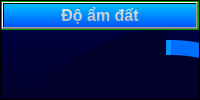
                        <widget class="QFrame" name="Top_Para_frame_1">
                         <property name="styleSheet">
                          <string notr="true">background-color: qlineargradient(spread:pad, x1:1, y1:1, x2:1, y2:0, stop:0 rgba(0, 0, 42, 255), stop:1 rgba(0, 0, 70, 255));</string>
                         </property>
                         <property name="frameShape">
                          <enum>QFrame::StyledPanel</enum>
                         </property>
                         <property name="frameShadow">
                          <enum>QFrame::Raised</enum>
                         </property>
                         <layout class="QVBoxLayout" name="verticalLayout_40">
                          <property name="spacing">
                           <number>0</number>
                          </property>
                          <property name="leftMargin">
                           <number>0</number>
                          </property>
                          <property name="topMargin">
                           <number>0</number>
                          </property>
                          <property name="rightMargin">
                           <number>0</number>
                          </property>
                          <property name="bottomMargin">
                           <number>0</number>
                          </property>
                          <item alignment="Qt::AlignTop">
                           <widget class="QFrame" name="Top_Para_frame1_header">
                            <property name="styleSheet">
                             <string notr="true">background-color: rgb(0, 200, 0);</string>
                            </property>
                            <property name="frameShape">
                             <enum>QFrame::StyledPanel</enum>
                            </property>
                            <property name="frameShadow">
                             <enum>QFrame::Raised</enum>
                            </property>
                            <layout class="QVBoxLayout" name="verticalLayout_34">
                             <property name="spacing">
                              <number>0</number>
                             </property>
                             <property name="leftMargin">
                              <number>0</number>
                             </property>
                             <property name="topMargin">
                              <number>0</number>
                             </property>
                             <property name="rightMargin">
                              <number>0</number>
                             </property>
                             <property name="bottomMargin">
                              <number>0</number>
                             </property>
                             <item>
                              <widget class="QPushButton" name="Top_Para_header1">
                               <property name="font">
                                <font>
                                 <family>Segoe UI</family>
                                 <pointsize>12</pointsize>
                                 <weight>75</weight>
                                 <bold>true</bold>
                                </font>
                               </property>
                               <property name="styleSheet">
                                <string notr="true">color: qlineargradient(spread:pad, x1:1, y1:1, x2:1, y2:0, stop:0 rgba(171, 171, 171, 255), stop:1 rgba(239, 239, 239, 255));
background-color: qlineargradient(spread:pad, x1:1, y1:1, x2:1, y2:0, stop:0 rgba(0, 85, 255, 255), stop:1 rgba(0, 192, 255, 255));</string>
                               </property>
                               <property name="text">
                                <string>Độ ẩm đất</string>
                               </property>
                              </widget>
                             </item>
                            </layout>
                           </widget>
                          </item>
                          <item>
                           <widget class="QFrame" name="Top_Para_frame1_body">
                            <property name="sizePolicy">
                             <sizepolicy hsizetype="Preferred" vsizetype="Expanding">
                              <horstretch>0</horstretch>
                              <verstretch>0</verstretch>
                             </sizepolicy>
                            </property>
                            <property name="styleSheet">
                             <string notr="true">background-color: rgba(0, 0, 0, 0);</string>
                            </property>
                            <property name="frameShape">
                             <enum>QFrame::StyledPanel</enum>
                            </property>
                            <property name="frameShadow">
                             <enum>QFrame::Raised</enum>
                            </property>
                            <widget class="QLabel" name="label_16">
                             <property name="geometry">
                              <rect>
                               <x>20</x>
                               <y>10</y>
                               <width>300</width>
                               <height>300</height>
                              </rect>
                             </property>
                             <property name="styleSheet">
                              <string notr="true">border-radius: 150px;
background-color: qconicalgradient(cx:0.5, cy:0.5, angle:90, stop:0.18408 rgba(10, 144, 255, 255), stop:0.358209 rgba(0, 102, 255, 255), stop:0.532338 rgba(0, 74, 255, 255), stop:0.696517 rgba(0, 55, 255, 255), stop:0.895522 rgba(0, 111, 255, 255));
</string>
                             </property>
                             <property name="text">
                              <string/>
                             </property>
                            </widget>
                            <widget class="QLabel" name="label_17">
                             <property name="geometry">
                              <rect>
                               <x>35</x>
                               <y>25</y>
                               <width>270</width>
                               <height>270</height>
                              </rect>
                             </property>
                             <property name="font">
                              <font>
                               <family>Segoe UI</family>
                               <pointsize>16</pointsize>
                              </font>
                             </property>
                             <property name="styleSheet">
                              <string notr="true">background-color: rgb( 0, 0, 42);
border-radius: 135;
color: qlineargradient(spread:pad, x1:1, y1:1, x2:1, y2:0, stop:0 rgba(171, 171, 171, 255), stop:1 rgba(239, 239, 239, 255));</string>
                             </property>
                             <property name="text">
                              <string>ĐỘ ẨM</string>
                             </property>
                             <property name="alignment">
                              <set>Qt::AlignCenter</set>
                             </property>
                            </widget>
                            <widget class="QLabel" name="label_23">
                             <property name="geometry">
                              <rect>
                               <x>0</x>
                               <y>0</y>
                               <width>330</width>
                               <height>330</height>
                              </rect>
                             </property>
                             <property name="styleSheet">
                              <string notr="true">border-radius:165px;
background-color:  qconicalgradient(cx:0.5, cy:0.5, angle:90, stop:0.38806 rgba(0, 0, 42, 255), stop:0.39801 rgba(0, 0, 42, 0));

</string>
                             </property>
                             <property name="text">
                              <string/>
                             </property>
                            </widget>
                            <widget class="QSlider" name="verticalSlider">
                             <property name="geometry">
                              <rect>
                               <x>670</x>
                               <y>10</y>
                               <width>22</width>
                               <height>281</height>
                              </rect>
                             </property>
                             <property name="orientation">
                              <enum>Qt::Vertical</enum>
                             </property>
                            </widget>
                            <widget class="QLabel" name="label_24">
                             <property name="geometry">
                              <rect>
                               <x>130</x>
                               <y>180</y>
                               <width>351</width>
                               <height>1</height>
                              </rect>
                             </property>
                             <property name="styleSheet">
                              <string notr="true">background-color: qlineargradient(spread:reflect, x1:0, y1:1, x2:0, y2:0, stop:0.109453 rgba(181, 181, 181, 255), stop:0.40796 rgba(217, 217, 217, 255), stop:0.895522 rgba(246, 246, 246, 255));</string>
                             </property>
                             <property name="text">
                              <string/>
                             </property>
                            </widget>
                            <widget class="QLabel" name="label_25">
                             <property name="geometry">
                              <rect>
                               <x>390</x>
                               <y>90</y>
                               <width>131</width>
                               <height>71</height>
                              </rect>
                             </property>
                             <property name="styleSheet">
                              <string notr="true">color: qlineargradient(spread:pad, x1:1, y1:1, x2:1, y2:0, stop:0 rgba(171, 171, 171, 255), stop:1 rgba(239, 239, 239, 255));</string>
                             </property>
                             <property name="text">
                              <string/>
                             </property>
                            </widget>
                            <zorder>label_16</zorder>
                            <zorder>label_23</zorder>
                            <zorder>label_17</zorder>
                            <zorder>verticalSlider</zorder>
                            <zorder>label_24</zorder>
                            <zorder>label_25</zorder>
                           </widget>
                          </item>
                         </layout>
                        </widget>
